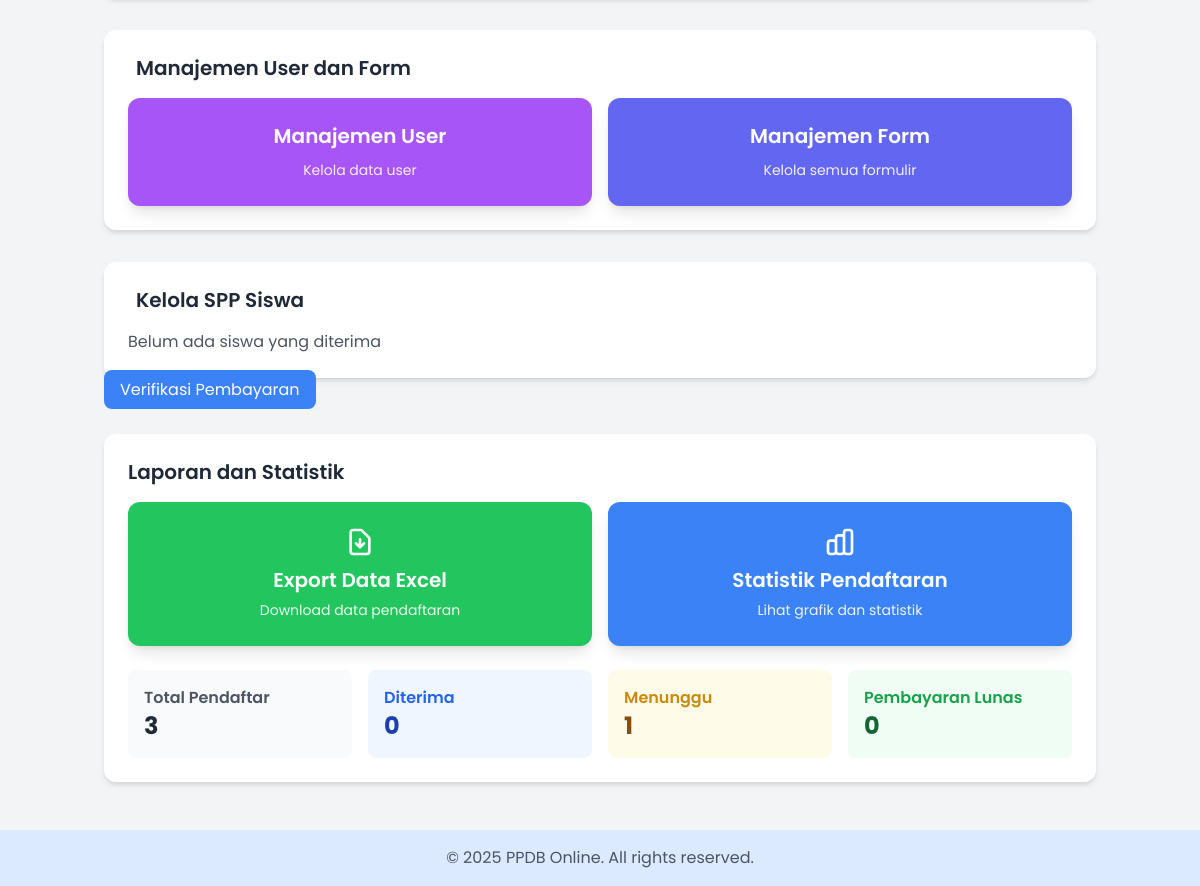
The app's page /admin/dashboard_admin (signed in, lower part), older data.
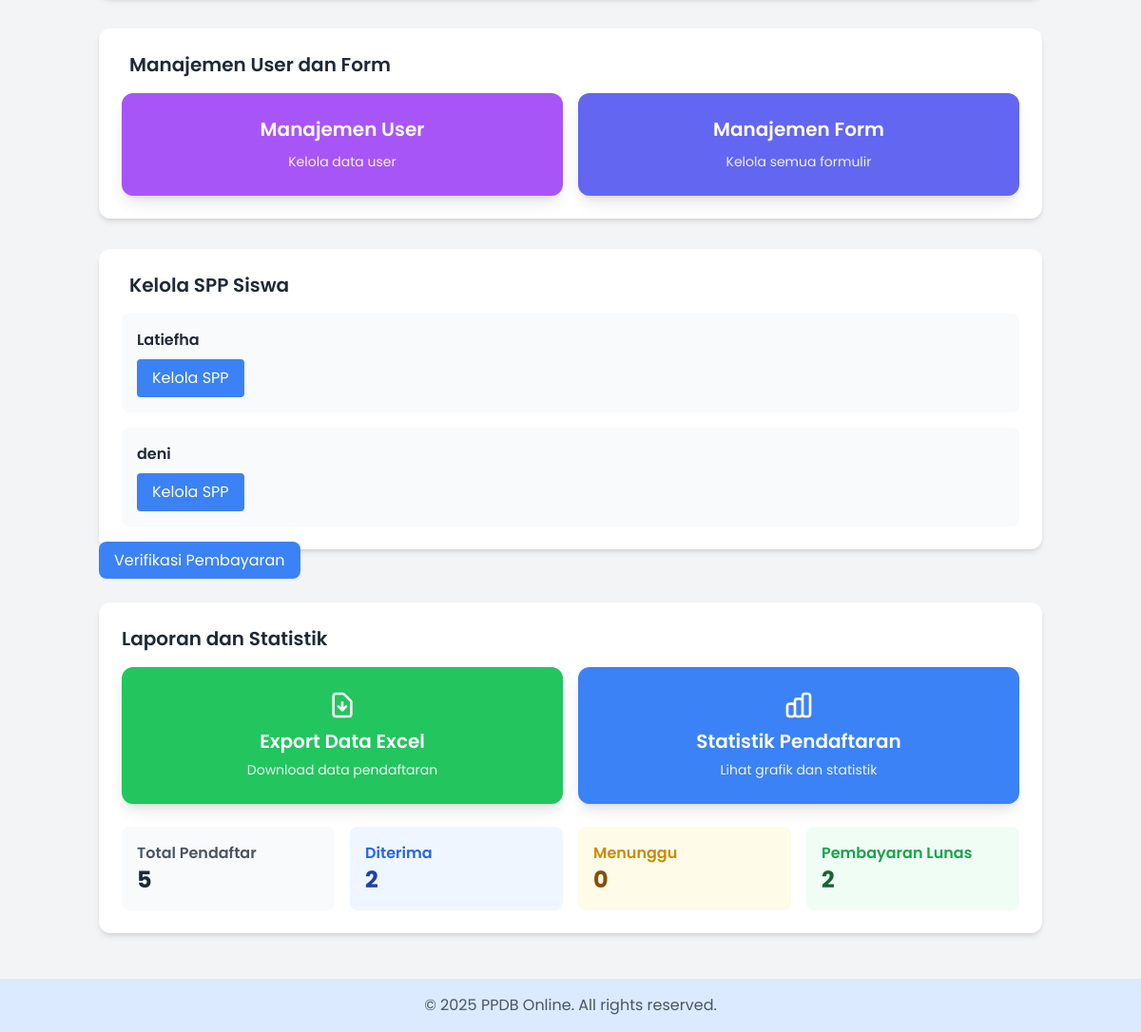
The same page, newer data.
### app/models.py (models this page shows, shortened)
class StudentForm(db.Model):
    __tablename__ = 'student_forms'
    id = db.Column(db.Integer, primary_key=True)
    user_id = db.Column(db.Integer, db.ForeignKey('users.id'), nullable=False)
    full_name = db.Column(db.String(100), nullable=False)
    gender = db.Column(db.String(1), nullable=False)
    birth_place = db.Column(db.String(100), nullable=False)
    birth_date = db.Column(db.Date, nullable=False)
    religion = db.Column(db.String(20), nullable=False)
    nisn = db.Column(db.String(20), nullable=False)
    father_name = db.Column(db.String(100), nullable=False)
    mother_name = db.Column(db.String(100), nullable=False)
    parent_phone = db.Column(db.String(15), nullable=False)
    parent_occupation = db.Column(db.String(100), nullable=False)
    address = db.Column(db.Text, nullable=False)
    previous_school = db.Column(db.String(100), nullable=False)
    achievement_file = db.Column(db.String(255), nullable=True)
    status = db.Column(db.String(20), default='Menunggu')
    payment_proof = db.Column(db.String(255), nullable=True)
    payment_status = db.Column(db.String(20), default='Belum Bayar')
    created_at = db.Column(db.DateTime, default=datetime.utcnow)
    user = db.relationship('User', backref='forms')
    accepted_record = db.relationship('AcceptedStudent', backref='form',
                                    uselist=False, cascade='all, delete-orphan')
    rejected_record = db.relationship('RejectedStudent', backref='form',
                                    uselist=False, cascade='all, delete-orphan')
    spp_payments = db.relationship('PaymentSPP', backref='student',
                                 lazy='dynamic', cascade='all, delete-orphan')

### app/routes/admin.py (the view)
    def wrapper(*args, **kwargs):
        if not current_user.is_authenticated or not current_user.is_admin:
            flash("Anda tidak memiliki akses ke halaman ini.", "danger")
            return redirect(url_for('main.index'))
        return func(*args, **kwargs)

### app/routes/admin.py (called while the page is built)
def admin_required(func):
    def wrapper(*args, **kwargs):
        if not current_user.is_authenticated or not current_user.is_admin:
            flash("Anda tidak memiliki akses ke halaman ini.", "danger")
            return redirect(url_for('main.index'))
        return func(*args, **kwargs)
    wrapper.__name__ = func.__name__
    return wrapper

### app/templates/dashboard_admin.html (shortened to what the changed rows need)
<!DOCTYPE html>
<html lang="id">
<head>
    <script src="https://cdn.tailwindcss.com"></script>
</head>
<body class="bg-gray-100 text-gray-800 min-h-screen flex flex-col">
    <div class="flex-grow container mx-auto px-4 py-12">
        <div class="max-w-6xl mx-auto space-y-8">
            <div class="bg-white p-6 rounded-xl shadow-md">
                <h2 class="text-xl font-semibold text-gray-800 mb-4 px-2">Manajemen User dan Form</h2>
            </div>
            <div class="bg-white p-6 rounded-xl shadow-md">
                <h2 class="text-xl font-semibold text-gray-800 mb-4 px-2">Kelola SPP Siswa</h2>
                <div class="grid grid-cols-1 gap-4">
                    {% if students %}
                        {% for student in students %}
                        <div class="bg-gray-50 p-4 rounded-lg">
                            <p class="font-semibold">{{ student.full_name }}</p>
                            <a href="{{ url_for('admin_bp.spp_payments', student_id=student.id) }}"
                               class="inline-block mt-2 bg-blue-500 text-white px-4 py-2 rounded hover:bg-blue-600">
                                Kelola SPP
                            </a>
                        </div>
                        {% endfor %}
                    {% else %}
                        <p class="text-gray-600">Belum ada siswa yang diterima</p>
                    {% endif %}
                </div>
            </div>
            <div class="bg-white p-6 rounded-xl shadow-md mb-6">
                <h2 class="text-xl font-semibold text-gray-800 mb-4">Laporan dan Statistik</h2>
                <div class="mt-6 grid grid-cols-1 md:grid-cols-4 gap-4">
                    <div class="bg-gray-50 p-4 rounded-lg">
                        <h3 class="font-semibold text-gray-600">Total Pendaftar</h3>
                        <p class="text-2xl font-bold text-gray-800">{{ stats.total.registrations }}</p>
                    </div>
                    <div class="bg-blue-50 p-4 rounded-lg">
                        <h3 class="font-semibold text-blue-600">Diterima</h3>
                        <p class="text-2xl font-bold text-blue-800">{{ stats.total.accepted }}</p>
                    </div>
                    <div class="bg-yellow-50 p-4 rounded-lg">
                        <h3 class="font-semibold text-yellow-600">Menunggu</h3>
                        <p class="text-2xl font-bold text-yellow-800">{{ stats.total.pending }}</p>
                    </div>
                    <div class="bg-green-50 p-4 rounded-lg">
                        <h3 class="font-semibold text-green-600">Pembayaran Lunas</h3>
                        <p class="text-2xl font-bold text-green-800">{{ stats.payment.completed }}</p>
                    </div>
                </div>
            </div>
        </div>
    </div>
</body>
</html>

Row changes from the older to the newer data that the page shows:
now on this page (row edited): StudentForm: full_name "Latiefha"
added StudentForm: full_name "deni"
Text that changed along with them:
{{ stats.total.registrations }}: "3" → "5"
{{ stats.total.accepted }}: "0" → "2"
{{ stats.total.pending }}: "1" → "0"
{{ stats.payment.completed }}: "0" → "2"
text no longer shown: "Belum ada siswa yang diterima"
